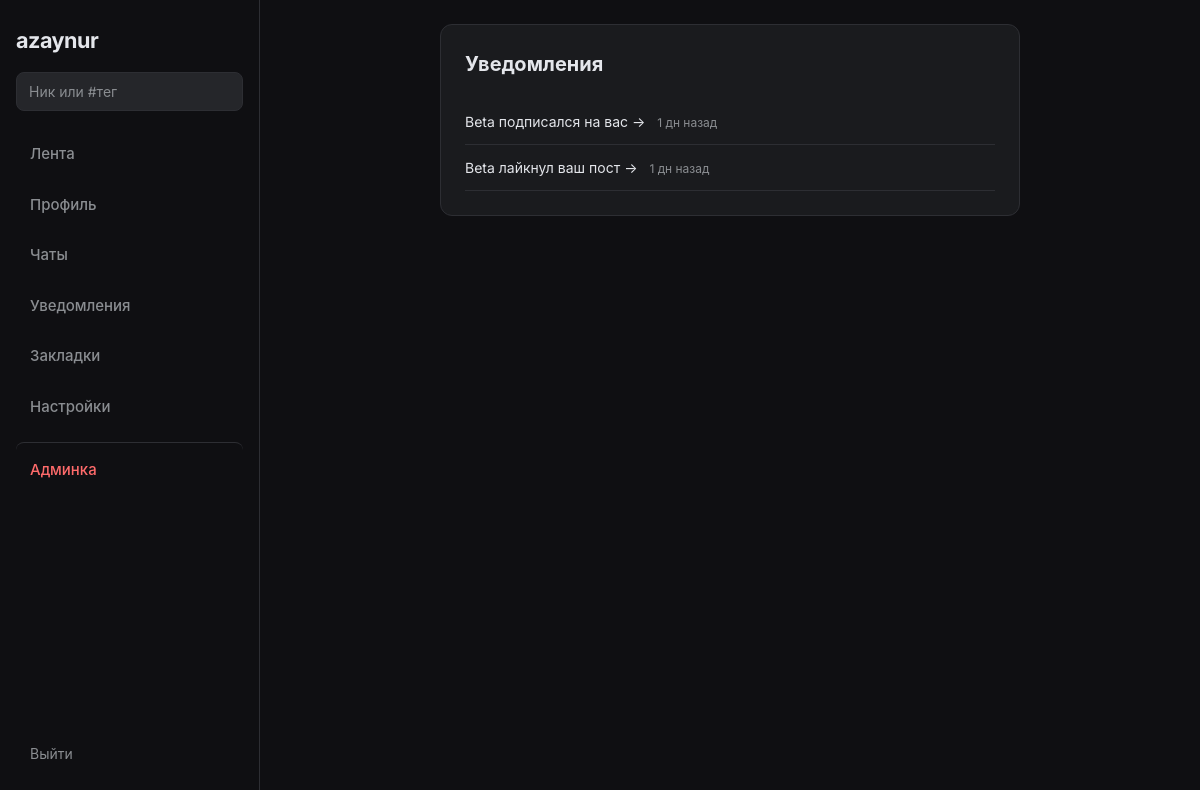
/notifications (signed in), run on an earlier commit of the app's database.
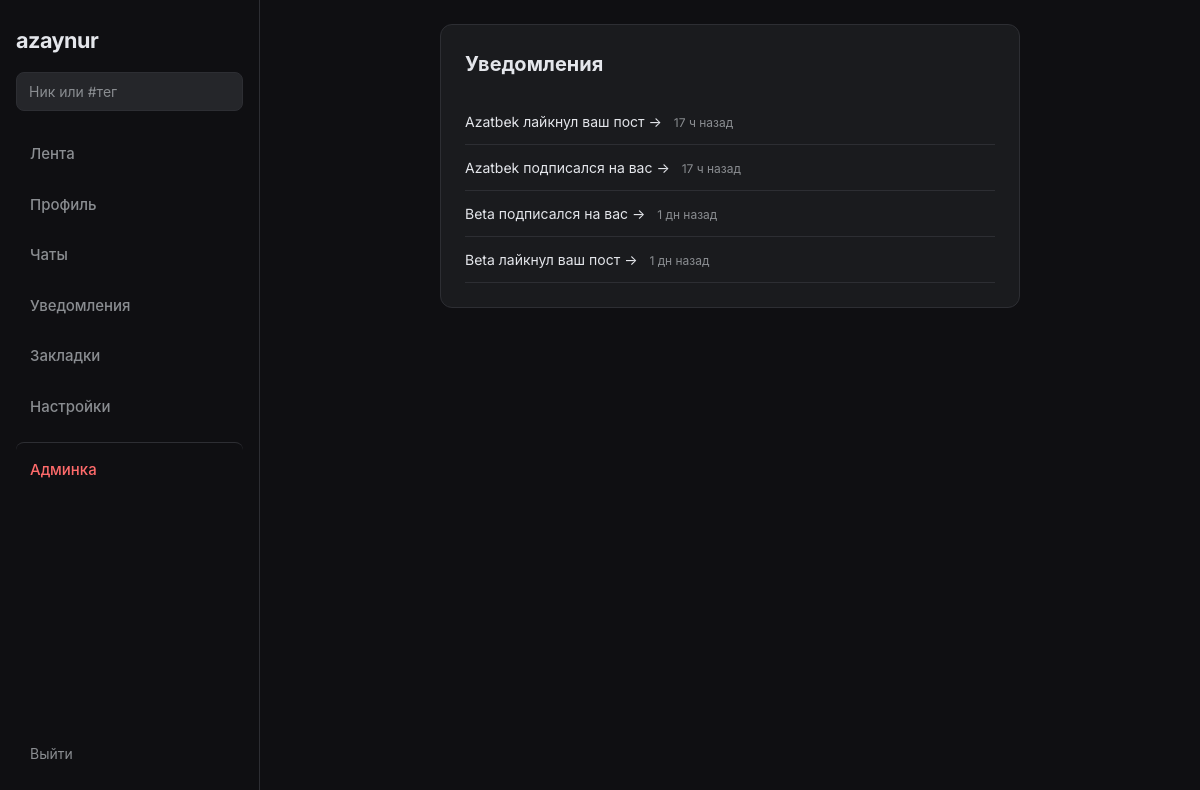
And on a later commit of the database.
### app.py (models this page shows, shortened)
class Notification(db.Model):
    id = db.Column(db.Integer, primary_key=True)
    user_id = db.Column(db.Integer, db.ForeignKey('user.id'), nullable=False)
    from_user_id = db.Column(db.Integer, db.ForeignKey('user.id'), nullable=True)
    type = db.Column(db.String(30), nullable=False)
    post_id = db.Column(db.Integer, db.ForeignKey('post.id'), nullable=True)
    comment_id = db.Column(db.Integer, db.ForeignKey('comment.id'), nullable=True)
    read = db.Column(db.Boolean, default=False)
    created_at = db.Column(db.DateTime, default=datetime.utcnow)
    from_user = db.relationship('User', foreign_keys=[from_user_id])

class User(UserMixin, db.Model):
    id = db.Column(db.Integer, primary_key=True)
    username = db.Column(db.String(80), unique=True, nullable=False)
    email = db.Column(db.String(120), unique=True, nullable=False)
    password = db.Column(db.String(128), nullable=False)
    avatar = db.Column(db.String(200), default='default.jpg')
    bio = db.Column(db.String(500), nullable=True)
    is_verified = db.Column(db.Boolean, default=False)
    verification_type = db.Column(db.String(20), nullable=True)  # gold, vip, exclusive
    custom_status = db.Column(db.String(100), nullable=True)
    is_admin = db.Column(db.Boolean, default=False)
    banned_until = db.Column(db.DateTime, nullable=True)
    last_seen = db.Column(db.DateTime, nullable=True)

### app.py (the view)
@app.route('/notifications')
@login_required
def notifications():
    Notification.query.filter_by(user_id=current_user.id, read=False).update({'read': True})
    db.session.commit()
    items = Notification.query.filter_by(user_id=current_user.id).order_by(Notification.created_at.desc()).limit(100).all()
    return render_template('notifications.html', notifications=items)

### app.py (called while the page is built)
@login_manager.user_loader
def load_user(user_id):
    return User.query.get(int(user_id))

@app.before_request
def update_last_seen():
    if current_user.is_authenticated:
        now = datetime.utcnow()
        if not current_user.last_seen or (now - current_user.last_seen).total_seconds() > 60:
            current_user.last_seen = now
            db.session.commit()

@app.before_request
def check_banned():
    if current_user.is_authenticated and getattr(current_user, 'banned_until', None) and current_user.banned_until and current_user.banned_until > datetime.utcnow():
        from flask_login import logout_user
        logout_user()
        flash('Ваш аккаунт заблокирован. Ожидайте окончания блокировки.')
        return redirect(url_for('login'))

@app.context_processor
def inject_globals():
    d = {'predefined_statuses': PREDEFINED_STATUSES}
    if current_user.is_authenticated:
        d['notifications_count'] = min(Notification.query.filter_by(user_id=current_user.id, read=False).count(), 99)
    else:
        d['notifications_count'] = 0
    return d

### templates/notifications.html (shortened to what this page needs)
{% extends "base.html" %}
{% block content %}
<div class="admin-card">
    <h2>Уведомления</h2>
    {% for n in notifications %}
    <div class="notification-item {% if not n.read %}unread{% endif %}">
        {% if n.from_user %}
        <a href="{{ url_for('profile', username=n.from_user.username) }}">{{ n.from_user.username }}</a>
        {% endif %}
        {% if n.type == 'like' %}лайкнул ваш пост
            {% if n.post_id %}<a href="{{ url_for('index') }}">→</a>{% endif %}
        {% elif n.type == 'comment' %}прокомментировал ваш пост
            {% if n.post_id %}<a href="{{ url_for('index') }}">→</a>{% endif %}
        {% elif n.type == 'follow' %}подписался на вас
            <a href="{{ url_for('profile', username=n.from_user.username) }}">→</a>
        {% elif n.type == 'repost' %}репостнул ваш пост
            {% if n.post_id %}<a href="{{ url_for('index') }}">→</a>{% endif %}
        {% elif n.type == 'mention' %}упомянул вас
            {% if n.post_id %}<a href="{{ url_for('index') }}">→</a>{% endif %}
        {% endif %}
        <span class="notif-time">{{ n.created_at|time_ago }}</span>
    </div>
    {% endfor %}
</div>
{% endblock %}

What changed in the data, as far as the page shows it:
added Notification: from_user.username "Azatbek", created_at "17 ч назад"
added Notification: from_user.username "Azatbek", created_at "17 ч назад"
